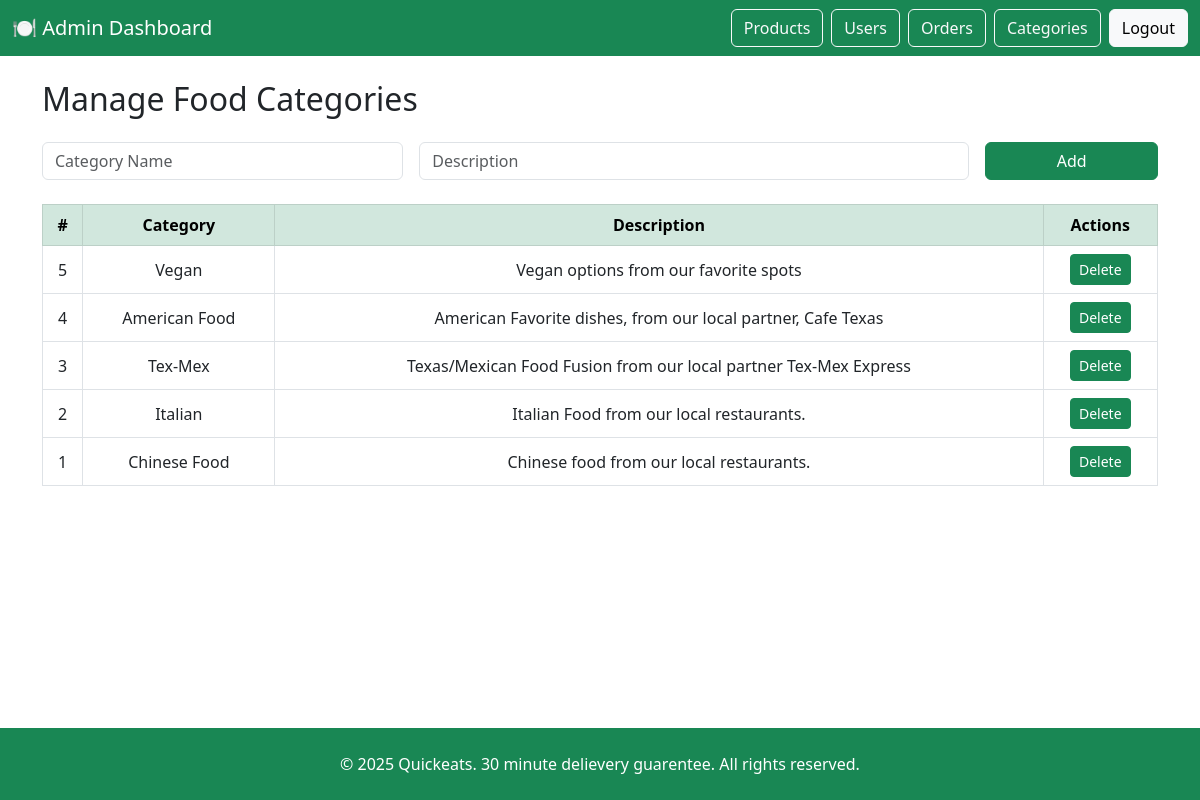
Page /admin/food_categories (signed in) on the committed database.
### models/food_category.py (models this page shows)
class FoodCategory(db.Model):
    __bind_key__ = 'db'
    id = db.Column(db.Integer, Sequence('FoodCategory_sequence'), unique=True, nullable=False, primary_key=True)
    category_name = db.Column(db.String(100), nullable=False)
    description = db.Column(db.String(255))

### app.py (the view, shortened to what this page needs)
@app.route('/admin/food_categories', methods=['GET', 'POST'])
def admin_food_categories():
    from models.food_category import FoodCategory
    if 'user_id' not in session or session.get('role') != 'admin':
        return redirect('/login')
    error_message = None
    categories = FoodCategory.query.order_by(FoodCategory.id.desc()).all()
    return render_template('admin/food_categories.html', categories=categories, error_message=error_message)

### templates/admin/food_categories.html (shortened to what this page needs)
<!DOCTYPE html>
<html lang="en">
<head>
  <link href="https://cdn.jsdelivr.net/npm/bootstrap@5.3.0/dist/css/bootstrap.min.css" rel="stylesheet">
</head>
<body>
<div class="content-wrapper">
  <nav class="navbar navbar-dark bg-success">
    <div class="container-fluid">
      <a class="navbar-brand" href="/admin/dashboard">🍽️ Admin Dashboard</a>
      <div class="d-flex">
        <a href="/admin/products" class="btn btn-outline-light me-2">Products</a>
        <a href="/admin/users" class="btn btn-outline-light me-2">Users</a>
        <a href="/admin/orders" class="btn btn-outline-light me-2">Orders</a>
        <a href="/admin/food_categories" class="btn btn-outline-light me-2">Categories</a>
        <a href="/logout" class="btn btn-light">Logout</a>
      </div>
    </div>
  </nav>
  <div class="container py-4 main-content">
    <h2 class="mb-4">Manage Food Categories</h2>
    <form action="/admin/food_categories" method="POST" class="row g-3 mb-4">
      <div class="col-md-4">
        <input type="text" name="category_name" class="form-control" placeholder="Category Name" required>
      </div>
      <div class="col-md-6">
        <input type="text" name="description" class="form-control" placeholder="Description">
      </div>
      <div class="col-md-2">
        <button type="submit" class="btn btn-success w-100">Add</button>
      </div>
    </form>
    <div class="table-responsive">
      <table class="table table-bordered table-hover text-center align-middle">
        <thead class="table-success">
          <tr>
            <th>#</th>
            <th>Category</th>
            <th>Description</th>
            <th>Actions</th>
          </tr>
        </thead>
        <tbody>
          {% for cat in categories %}
          <tr>
            <td>{{ cat.id }}</td>
            <td>{{ cat.category_name }}</td>
            <td>{{ cat.description }}</td>
            <td>
              <form action="/admin/delete_food_category" method="POST" onsubmit="return confirm('Delete this category?');">
                <button class="btn btn-success btn-sm">Delete</button>
              </form>
            </td>
          </tr>
          {% endfor %}
        </tbody>
      </table>
    </div>
  </div>
  <footer class="text-center text-white py-4 bg-success mt-auto">
    &copy; 2025 Quickeats. 30 minute delievery guarentee. All rights reserved.
  </footer>
</div>
</body>
</html>

### templates/admin/food_categories.html (style rules this page uses)
html, body { height: 100%; }
.content-wrapper { min-height: 100vh; display: flex; flex-direction: column; }
.main-content { flex: 1; }

### rows in the picture
FoodCategory: id "5", category_name "Vegan", description "Vegan options from our favorite spots"
FoodCategory: id "4", category_name "American Food", description "American Favorite dishes, from our local partner, Cafe Texas"
FoodCategory: id "3", category_name "Tex-Mex", description "Texas/Mexican Food Fusion from our local partner Tex-Mex Express"
FoodCategory: id "2", category_name "Italian", description "Italian Food from our local restaurants."
FoodCategory: id "1", category_name "Chinese Food", description "Chinese food from our local restaurants."
